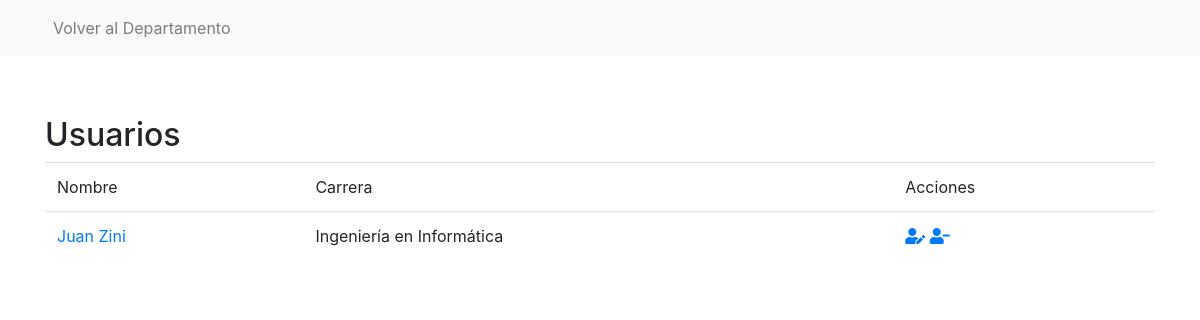
The app's page /list, older data.
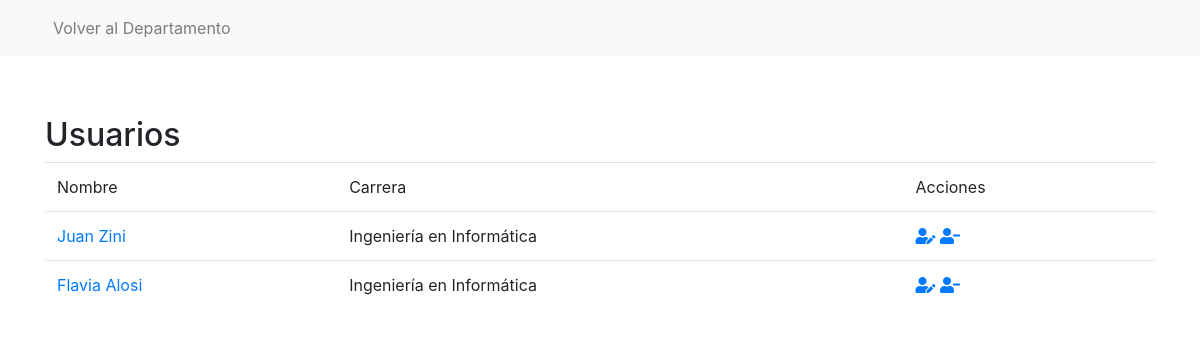
The same page, newer data.
### alumno/models.py (models this page shows, shortened)
class Alumno(models.Model):
    def validate_hash(value):
        reg = re.compile('^30[0-9]{5,6}')
        if not reg.match(str(value)):
            raise ValidationError(u'Formato de registro erroneo, recuerda que debe comenzar con 30')
    numero_registro = models.PositiveIntegerField(validators=[validate_hash], unique=True)
    carrera = models.ForeignKey('Carrera', on_delete=models.DO_NOTHING)
    curriculum = models.FileField(upload_to='curriculums/', blank=True, null=True)
    descripcion_intereses = models.TextField(max_length=500, blank=True, null=True)
    descripcion_habilidades = models.TextField(max_length=1000, blank=True, null=True)
    ultima_actualizacion_perfil = models.DateField(default=date.today)
    ultima_postulacion = models.DateField(null=True, blank=True)
    prioridad = models.PositiveSmallIntegerField()
    condicion_acreditacion = models.NullBooleanField()
    expedicion_acreditacion = models.TextField(max_length=500, null=True, blank=True)
    comentarios_comision_carrera = models.TextField(max_length=1000, null=True, blank=True)
    comentarios_carrera_visibles = models.BooleanField(default=False)
    comentarios_comision_pps = models.TextField(max_length=1000, null=True, blank=True)
    user = models.OneToOneField(User, on_delete=models.CASCADE, related_name='alumno_user')
    class Meta:
        verbose_name = 'Alumno'
        verbose_name_plural = 'Alumnos'

class User(AbstractUser):
    AL = 'AL'
    CC = 'CC'
    CP = 'CP'
    EM = 'EM'
    TYPE_CHOICES = (
        (AL, 'Alumno'),
        (CC, 'Comision Carrera'),
        (CP, 'Comision PPS'),
        (EM, 'Empresa'),
    )
    tipo = models.CharField(max_length=2, choices=TYPE_CHOICES, default=AL)

class Carrera(models.Model):
    departamento = models.ForeignKey('Departamento', on_delete=models.CASCADE)
    nombre = models.CharField(max_length=100, primary_key=True)
    duracion = models.PositiveSmallIntegerField()
    class Meta:
        verbose_name = 'Carrera'
        verbose_name_plural = 'Carreras'
        unique_together = (("departamento", "nombre"),)
    def __str__(self):
        return self.nombre

### alumno/views.py (the view)
# urls.py: path('list', views.ListAlumnoView.as_view(), name='list-alumno'),
class ListAlumnoView(generic.ListView):
	template_name = 'alumno/list.html'
	context_object_name = 'alumno_list'
	def get_queryset(self):
		return Alumno.objects.all()

### alumno/templates/alumno/list.html
{% extends "base.html" %}
{% block content %}
    <div class="row">
        <div class="col">
            <h2>Usuarios</h2>
            <table class="table">
                <thead>
                    <tr>
                        <td>Nombre</td>
                        <td>Carrera</td>
                        <td>Acciones</td>
                    </tr>
                </thead>
                <tbody>
                    {% for alumno in alumno_list %}
                        <tr>
                            <td>
                                <a href="{% url 'detail-alumno' alumno.numero_registro %}">{{ alumno.user.first_name }} {{ alumno.user.last_name }}</a>
                            </td>
                            <td>{{ alumno.carrera }}</td>
                            <td>
                                <a href="#"><i class="fas fa-user-edit"></i></a>
                                <a href="#"><i class="fas fa-user-minus"></i></a>
                            </td>
                        </tr>
                    {% endfor %}
                </tbody>
            </table>
        </div>
    </div>
{% endblock %}

Row changes from the older to the newer data that the page shows:
added Alumno: user.first_name "Flavia", user.last_name "Alosi", carrera "Ingeniería en Informática"
